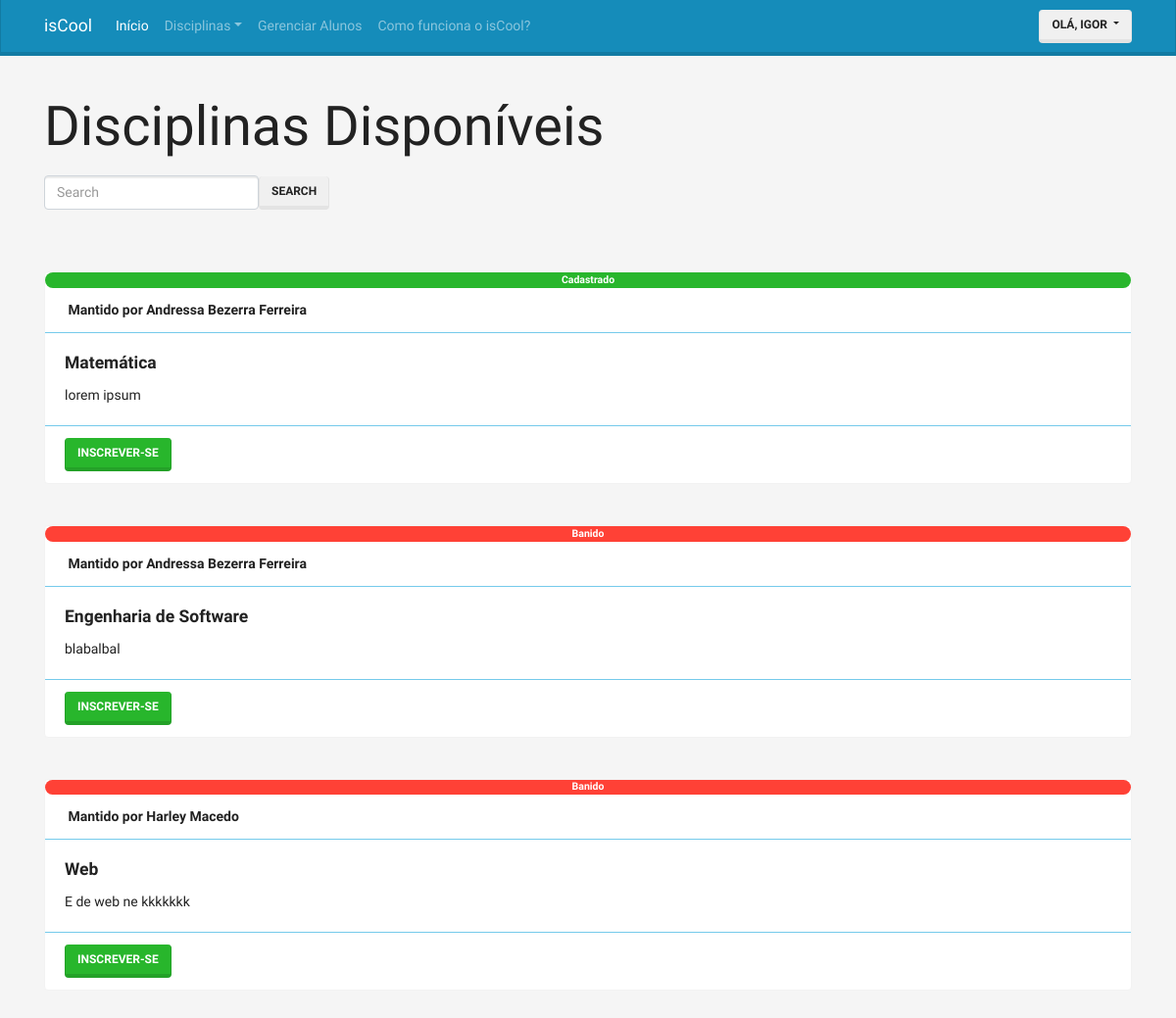
The page /disciplina/ver-disciplinas/ (signed in) on the database as committed earlier.
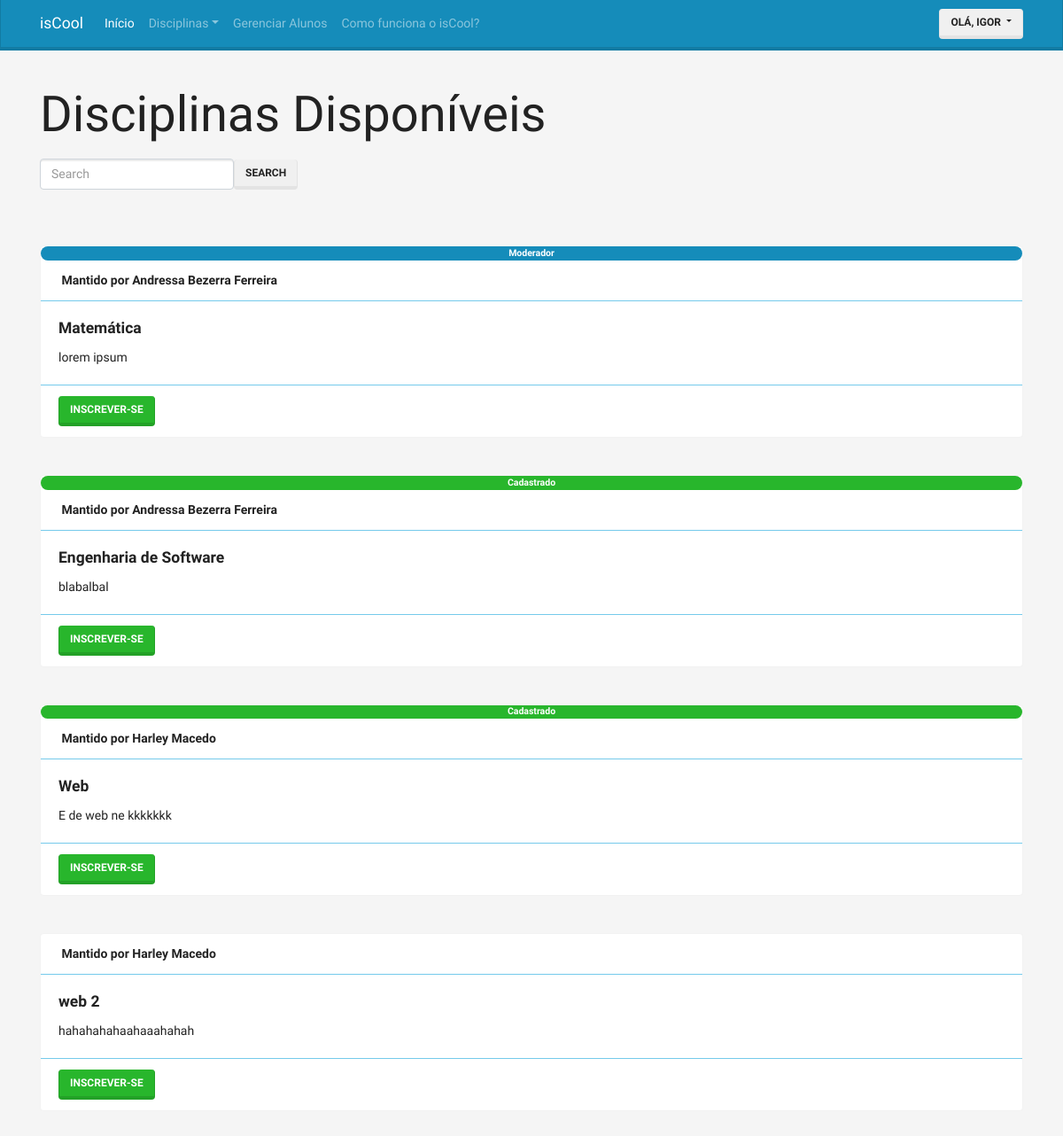
The same page on the database as committed later.
### accounts/models.py (models this page shows, shortened)
class User(AbstractBaseUser, PermissionsMixin):
    username = models.CharField(
        'Apelido / Usuário', max_length=30, unique=True, validators=[
            validators.RegexValidator(
                re.compile('^[\w.@+-]+$'),
                'Informe um nome de Usuário Válido. '
                'Este valor deve conter apenas letras e números.'
                'e os caracteres: @/./+/-/_.'
                , 'invalid'
            )
        ], help_text='Um nome curto que será usado para identificá-lo de forma única na plataforma'
    )
    name = models.CharField('Nome', max_length=100, blank=True)
    email = models.EmailField('E-mail',unique=True)
    is_staff = models.BooleanField('Equipe', default=False)
    is_active = models.BooleanField('Ativo', default=True)
    date_joined = models.DateTimeField('Data de Entrada', auto_now_add=True)
    is_student = models.BooleanField('Aluno', default=False)
    is_moderator = models.BooleanField('Moderador', default=False)
    is_teacher = models.BooleanField('Professor', default=False)
    avatar = models.ImageField('Avatar', upload_to='avatars', blank='true', default='avatars/user.png')
    USERNAME_FIELD = 'username'
    REQUIRED_FIELDS = ['email']
    objects = UserManager()
    class Meta:
        verbose_name = 'Usuário'
        verbose_name_plural = 'Usuários'
    def __str__(self):
        return self.name or self.username
    def get_short_name(self):
        return str(self).split(" ")[0]

### discipline/models.py (models this page shows, shortened)
class RegisterStudent(models.Model):
    STATUS_CHOICE = (
        (0, 'Aguardando Confirmação'),
        (1, 'Adicionado na Disciplina'),
        (2, 'Solicitação Recusada'),
        (3, 'Administrador'),
    )
    class Meta:
        verbose_name = 'Registro'
        verbose_name_plural = 'Registros'
        unique_together = (('student', 'discipline'),)
        ordering = ['-join']
    student = models.ForeignKey('accounts.User', verbose_name='Aluno', on_delete=models.DO_NOTHING)
    discipline = models.ForeignKey('Discipline', verbose_name='Disciplina', on_delete=models.DO_NOTHING)
    status = models.IntegerField('Situação', choices=STATUS_CHOICE, default=0)
    join = models.DateTimeField('Registrado', auto_now_add=True)

class Discipline(models.Model):
    teacher = models.ForeignKey('accounts.User', verbose_name='Professor(a)', on_delete=models.DO_NOTHING)
    name = models.CharField('Nome', max_length=25)
    description = models.TextField('Descição')
    class Meta:
        verbose_name = 'Disciplina'
        verbose_name_plural = 'Disciplinas'

### discipline/views.py (called while the page is built)
    def __call__(self, request):
        if request.user.is_student == False:
            return redirect('error')
        if request.method == 'POST':
            form = RegisterStudentForm(request.POST)
            if form.is_valid:
                form.save()
            else:
                print(form.errors)
        else:
            form = RegisterStudentForm()
        context = {
            'form': RegisterStudentForm,
            'disciplines': Discipline.objects.all(),
            'registers': RegisterStudent.objects.get_queryset().filter(student=request.user),
        }
        return render(request, 'discipline/list-disciplines.html', context)

### discipline/templates/discipline/list-disciplines.html (shortened to what this page needs)
{% extends "base.html" %}
{% load widget_tweaks %}
{% load thumbnail %}
{% block container %}
  <div class="container margin-top">
    <p class="display-4">Disciplinas Disponíveis</p>
    <form class="form-inline">
      <input class="form-control" type="text" placeholder="Search">
      <button class="btn btn-secondary my-2 my-sm-0" type="submit">Search</button>
    </form>
    <br><br><br>
    {% for discipline in disciplines %}
        <div class="card bg-light">
          {% for register in registers %}
          {% if register.discipline.id == discipline.id and register.status == 1 %}<span class="badge badge-pill badge-success">Cadastrado</span>{% endif %}
          {% if register.discipline.id == discipline.id and register.status == 2 %}<span class="badge badge-pill badge-danger">Banido</span>{% endif %}
          {% if register.discipline.id == discipline.id and register.status == 3 %}<span class="badge badge-pill badge-primary">Moderador</span>{% endif %}
          {% endfor %}
          <div class="card-header bg-transparent border-info">
             <strong>Mantido por {{discipline.teacher}}</strong>
           </div>
        <div class="card-body">
          <h5 class="card-title"><strong>{{discipline.name}}</strong></h5>
          <p class="card-text">{{discipline.description}}</p>
        </div>
        <div class="card-footer bg-transparent border-info">
          <form class="" action="" method="post">
            <button type="submit" class="btn btn-success" name="button">Inscrever-se</button>
          </form>
        </div>
      </div>
      <br><br>
    {% endfor %}
    </div>
{% endblock %}

### core/templates/base.html (shortened to what this page needs)
<!doctype html>
{% load static %}
<html lang="pt">
<head>
  <link rel="stylesheet" href="{% static 'css/bootstrap.min.css' %} ">
  <link rel="stylesheet" href="{% static 'css/extra.css' %}">
</head>
<body>
  <nav class="navbar navbar-expand-lg navbar-dark bg-primary fixed-top">
    <div class="container d-flex justify-content-between">
    <a class="navbar-brand" href="#">isCool</a>
    <div class="collapse navbar-collapse" id="navbarColor01">
        <ul class="navbar-nav mr-auto">
          <li class="nav-item active">
            <a class="nav-link" href="/">Início <span class="sr-only">(current)</span></a>
          </li>
      <li class="nav-item">
        <li class="nav-item dropdown">
            <a class="nav-link dropdown-toggle" data-toggle="dropdown" href="#" role="button" aria-haspopup="true" aria-expanded="false">Disciplinas</a>
          </li>
        </li>
        <li class="nav-item">
          <a class="nav-link" href="{% url 'discipline:listStudent' %}">Gerenciar Alunos</a>
        </li>
        <li class="nav-item disabled">
          <a class="nav-link" href="#">Como funciona o isCool?</a>
        </li>
      </ul>
        <div class="nav-item dropdown">
          <button type="button" class="btn btn-secondary dropdown-toggle" data-toggle="dropdown" aria-haspopup="true" aria-expanded="false">
            olá, {{user.get_short_name}}
         </button>
        </div>
      </div>
    </div>
  </nav>
  {% block container %}
  {% endblock %}
</body>
</html>

### core/static/css/extra.css (style rules this page uses)
.margin-top { margin-top: 6rem; }
body { background-color: #f5f5f5; }

Rows that differ between the two databases and show on the page:
changed RegisterStudent (number 1 of 3 on the later page): status "Cadastrado" → "Moderador"
changed RegisterStudent (number 2 of 3 on the later page): status "Banido" → "Cadastrado"
changed RegisterStudent (number 3 of 3 on the later page): status "Banido" → "Cadastrado"
added Discipline: teacher "Harley Macedo", name "web 2", description "hahahahahaahaaahahah"
